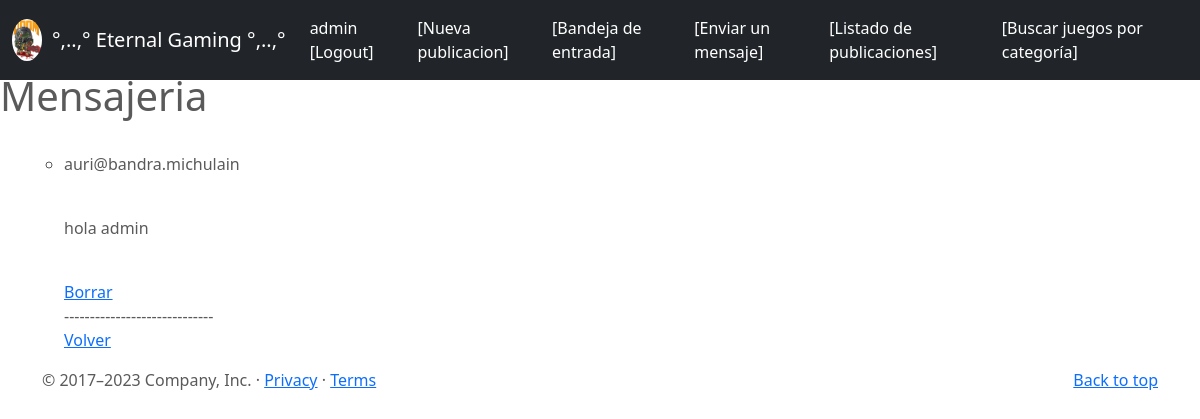
Page /mensaje/list (signed in) on the committed database.
### entrega_final_app/models.py (models this page shows)
class Profile(models.Model):
    user = models.OneToOneField(to=User, on_delete=models.CASCADE, related_name="profile")
    correo = models.CharField(max_length=100)
    imagen = models.ImageField(upload_to="profile", null=True, blank=True)

class Mensaje(models.Model):
    mensaje = models.TextField(max_length=1000)
    email = models.EmailField(max_length=50)
    destinatario = models.ForeignKey(to=User, on_delete=models.CASCADE, related_name="destinatario")

### entrega_final_app/views.py (the view)
# urls.py: path('mensaje/list',MensajeList.as_view(), name = "mensaje-list"),
class MensajeList(LoginRequiredMixin,ListView):
    model = Mensaje
    context_object_name = "mensajes"
    def get_queryset(self):
        return Mensaje.objects.filter(destinatario = self.request.user.id).all()

### entrega_final_app/templates/entrega_final_app/mensaje_list.html (shortened to what this page needs)
{% extends 'entrega_final_app/base.html' %}
{% block titulo %} Mensajeria {%endblock%}
{%block main%}
<ul>
    <ul>
        {%  for mensaje in mensajes %}
        <li>
            <p>{{mensaje.email}}</p>
            <br>
            <p>{{mensaje.mensaje}}</p>
            <br>
            {% if user.is_authenticated and mensaje.destinatario == user %}
                <a href="{% url 'mensaje-delete' mensaje.id %}"> Borrar </a>
            {% endif %}
            <br>
            -----------------------------
            <br>
        </li>
        {% endfor %}
        <a href="{% url 'juegos' %}"> Volver</a>
    </ul>
</ul>
{% endblock %}

### entrega_final_app/templates/entrega_final_app/base.html (shortened to what this page needs)
<!DOCTYPE html>
<html lang="en">
<head>
  {% load static %}
<link href="{% static 'entrega_final_app/css/bootstrap.min.css' %}" rel="stylesheet">
    <link href="{% static 'entrega_final_app/css/juegos.css' %}" rel="stylesheet">
  </head>
  <body>
<header>
  <nav class="navbar navbar-expand-md navbar-dark fixed-top bg-dark">
    <div class="container-fluid">
      {% if user.profile.imagen.url %}
        <a href="{% url 'profile-update' user.profile.id %}">
        <img src=" {{user.profile.imagen.url}} " height="100%" width="30px" style="border-radius: 50%; margin-right: 10px;">
      {% endif %}
      </a>
      <a class="navbar-brand" href="{% url 'index' %}">°,..,° Eternal Gaming °,..,°</a>
      <div class="collapse navbar-collapse" id="navbarCollapse">
        <ul class="navbar-nav me-auto mb-2 mb-md-0">
        {% if user.is_authenticated %}
            <li class="nav-item">
              <a class="nav-link active" aria-current="page" href="{% url 'logout' %}">{{user.username}} [Logout]</a>
          </li>
            <li class="nav-item">
              <a class="nav-link active" aria-current="page" href="{% url 'juegos-create' %}">[Nueva publicacion]</a>
          </li>
            <li class="nav-item">
              <a class="nav-link active" aria-current="page" href="{% url 'mensaje-list' %}">[Bandeja de entrada]</a>
        {% endif %}
        </li>
          <li class="nav-item">
            <a class="nav-link active" aria-current="page" href="{% url 'mensaje-create' %}">[Enviar un mensaje]</a>
        </li>
          <li class="nav-item">
            <a class="nav-link active" aria-current="page" href="{% url 'juegos' %}">[Listado de publicaciones]</a>
        </li>
          <li class="nav-item">
            <a class="nav-link active" aria-current="page" href="{% url 'juegos-list' %}">[Buscar juegos por categoría]</a>
          </li>
        </ul>
      </div>
    </div>
  </nav>
  <br>
</header>
<h1>{% block titulo %}  {% endblock %}</h1>
{% block listado %} <br> {% endblock %}
{% block main %}
{% endblock %}
  <footer class="container">
    <p class="float-end"><a href="https://getbootstrap.com/docs/5.0/examples/juegos/#">Back to top</a></p>
    <p>© 2017–2023 Company, Inc. · <a href="https://getbootstrap.com/docs/5.0/examples/juegos/#">Privacy</a> · <a href="https://getbootstrap.com/docs/5.0/examples/juegos/#">Terms</a></p>
  </footer>
</body></html>

### entrega_final_app/static/entrega_final_app/css/juegos.css (style rules this page uses)
body { padding-top: 3rem; padding-bottom: 3rem; color: #5a5a5a; }

### rows in the picture
Mensaje: email "auri@bandra.michulain", mensaje "hola admin", shows "Borrar"

### other values in the picture
{{ user.username }} "admin"
